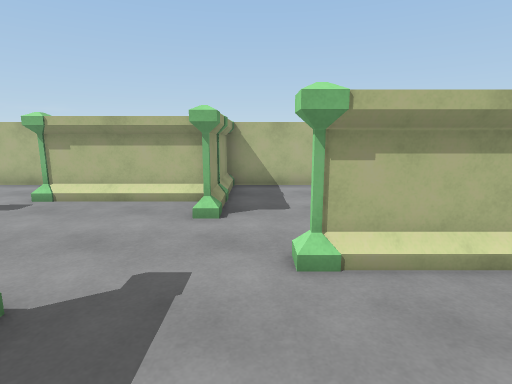
[1] (above)

16 first-person views from a walk through a Unity game level. The camera is 1.5 m above the floor, tilts 10° down and sees 80° across. The floor is counted in squares, 1 m on a side. Each view is taken from the middle of a square. On the plan, view 1 faces up. The plan holds only what a view shows up to about 15 squares ahead; the rest is blank.

[2]
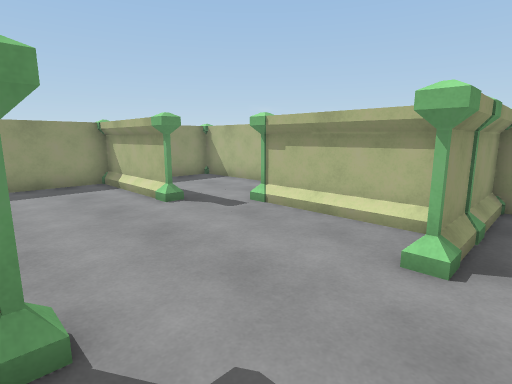

[3]
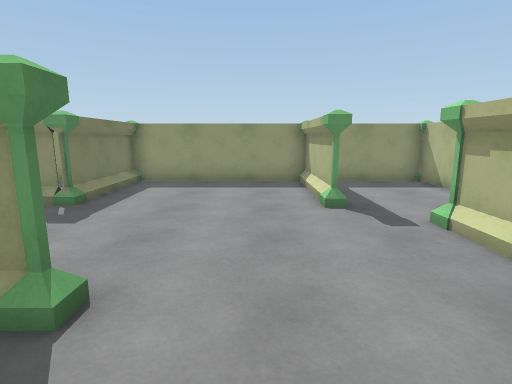

[4]
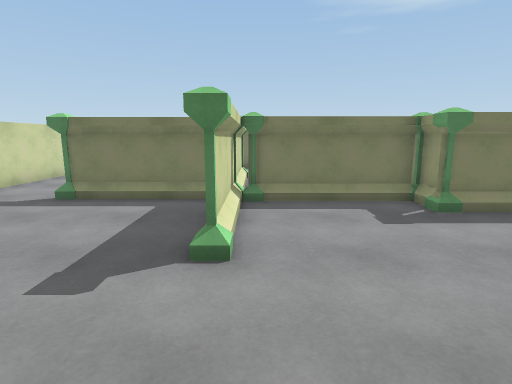

[5]
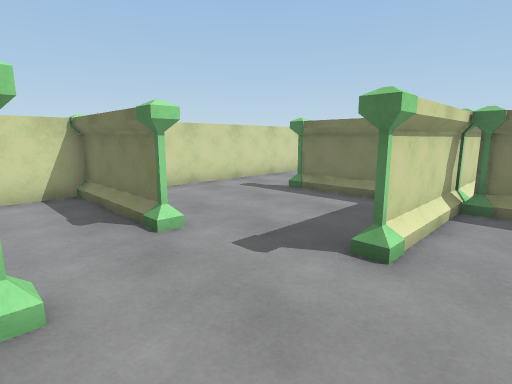

[6]
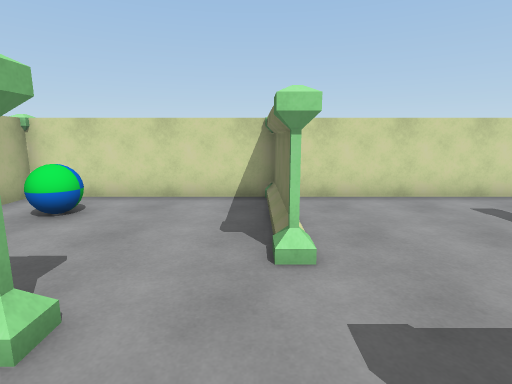

[7]
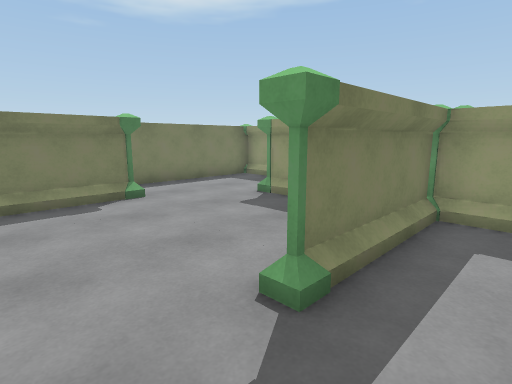

[8]
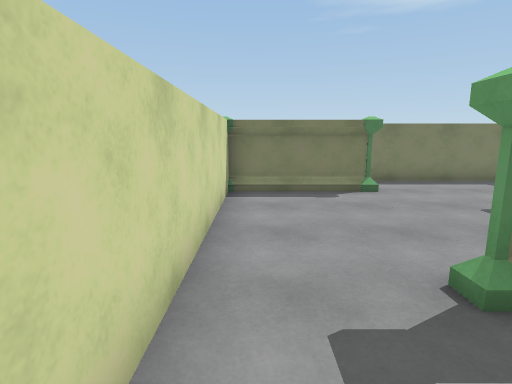

[9]
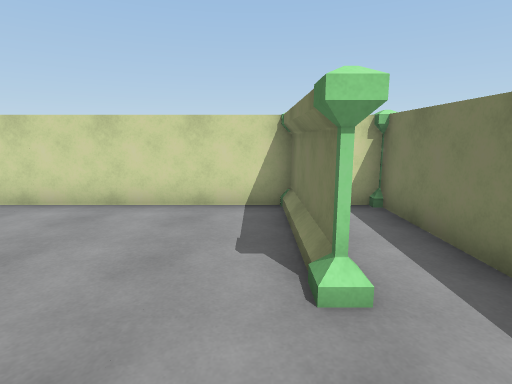

[10]
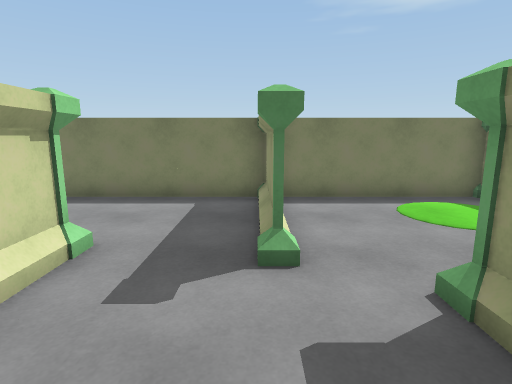

[11]
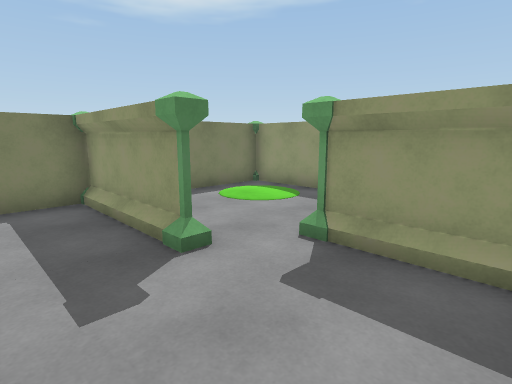

[12]
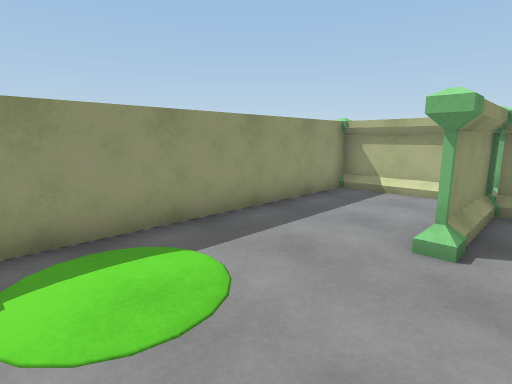

[13]
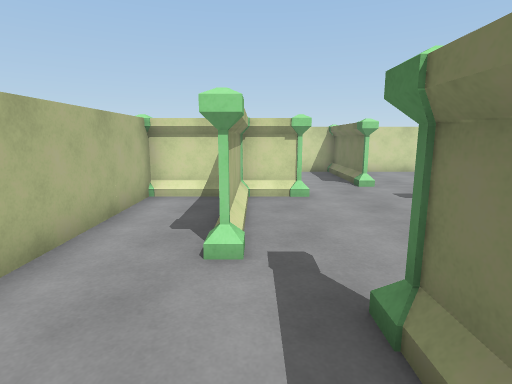

[14]
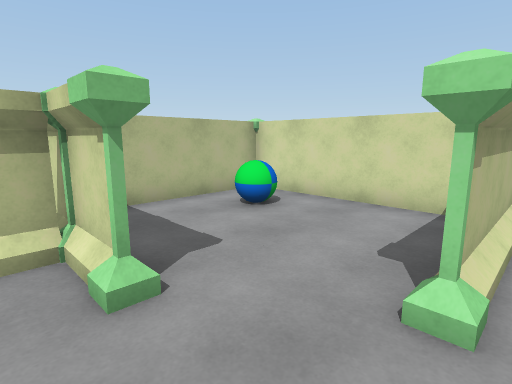

[15]
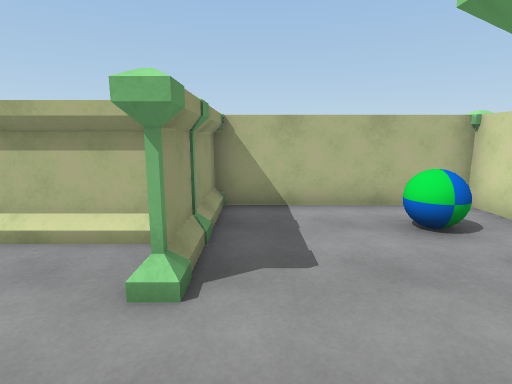

[16]
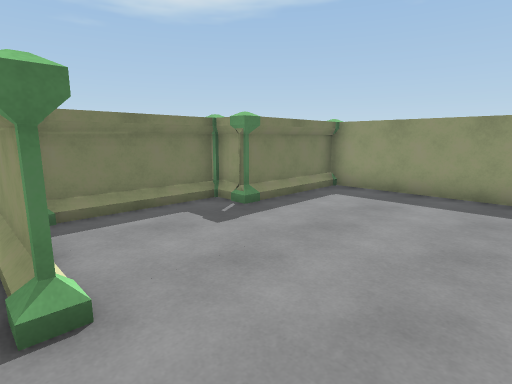

### Floor plan
Points are (right, up) in squares from view 1. A wall is a line through its corners. A room is listed if a view was taken in it or the views show most of it. See-through windows are left out.
Room 1 (views 1, 2, 3, 4, 5, 6, 7, 8, 9, 13, 14, 15, 16)
walls: (-2.4, 1.6) (-2.4, -0.8); (-2.5, -1.5) (-2.5, 1.6); (-1.6, -1.7) (1.6, -1.7); (-1, 7.6) (-1, 9.9); (-6.9, -1.4) (-3.4, -1.4); (4.4, 3.5) (1.4, 3.5) (4.9, 3.5); (-7.4, 5.8) (-10.9, 5.8); (-0.9, 9.9) (-0.9, 7.4) (-4.5, 7.4); (-5.3, -6.4) (-5.3, -9.8); (-10.9, -0.3) (-7.4, -0.3); (1.4, -7.8) (4.9, -7.8); (-5.1, -9.8) (4.8, -9.8) (4.8, 9.8) (-10.8, 9.8) (-10.8, 0)
low walls: (-2.2, -0.4) (-2.2, -1.5); (-1.5, -1.4) (1.5, -1.4); (-1.5, 7.2) (-4.5, 7.2); (-6.5, -1.2) (-3.5, -1.2); (-1.2, 8) (-1.2, 9.6); (-7.5, 5.6) (-10.2, 5.6); (-0.7, 9.4) (-0.7, 7.7); (-10.6, -0.1) (-7.5, -0.1); (1.5, -7.6) (4.6, -7.6)
ways out: opening at (-3.5, -6.5) to room 2
objects: pillar (-7, 0); pillar (-7, 6); pillar (-5, 7); pillar (-3, -1); pillar (-2, -6); pillar (-2, 2); pillar (-1, 6); pillar (-1, 7); pillar (1, -8); pillar (1, 4); pillar (2, -2); ball (3, 8)
Room 2 (views 10, 11, 12)
walls: (-7, -1.5) (-7, -3.6); (-2.5, -5.5) (-2.5, -4.6); (-2.5, -4.3) (-2.5, -2.4); (-8, -0.3) (-10.9, -0.3); (-10.8, 0) (-10.8, -9.8) (-5.1, -9.8)
low walls: (-6.8, -2.1) (-6.8, -3.5)
ways out: opening at (-3.5, -6.5) to room 1
objects: pillar (-7, -5) to (-7, -4); pillar (-7, -1); pillar (-5, -6); pillar (-2, -2)

Positions as (right, up) in squares from view 1, and headings:
1: (0, 0), facing up
2: (0, 2), facing up-left
3: (0, 4), facing left
4: (-3, 6), facing down
5: (-4, 6), facing down-right
6: (-3, 4), facing right
7: (4, 0), facing down-left
8: (4, 1), facing down
9: (-2, -7), facing right
10: (-5, -2), facing down
11: (-3, -2), facing down-left
12: (-6, -9), facing up-left
13: (-9, 7), facing right
14: (-2, 3), facing up-right
15: (0, 3), facing up
16: (-2, 5), facing down-left
